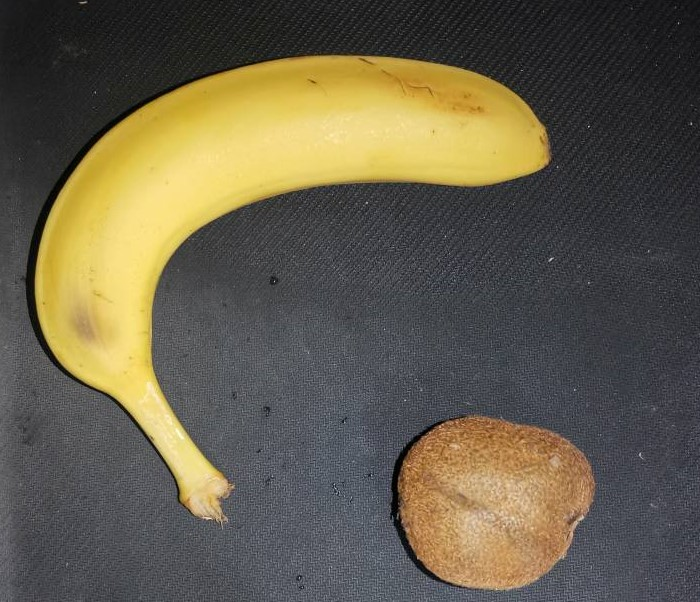
//> input picture pattern_recognition/llw.jpg, 700 x 602 px
$ ./test01   (built with g++ and OpenCV 4)
//> lines starting //> are read from the running program, lines starting //| are printed output that depends on the picture
#include<opencv2\opencv.hpp>
#include<iostream>
#include<string>
#include<vector>

using namespace cv;
using namespace std;

//Gray = 0.2989 * R + 0.5870 * G + 0.1140 * B
// [166 lines left out: functions grayImageShow, showHist, onMouse, calcGrayHist, threshTwoPeaks, not called in this run]

int main()
{
	//彩色转灰度
	Mat src, grey;
	//Mat dst;
	src=imread("llw.jpg");
//> src is the input picture: 602 rows x 700 cols, CV_8UC3; mean B, G, R 74.9, 93.9, 101
	if(src.empty())
	{
		printf("加载失败\n");
		return -1;
	}

	//获取样本值
	namedWindow("src", WINDOW_NORMAL);
	imshow("src", src);
	setMouseCallback("src", onMouse, reinterpret_cast<void*>(&src));

	cvtColor(src,grey,COLOR_BGR2GRAY);
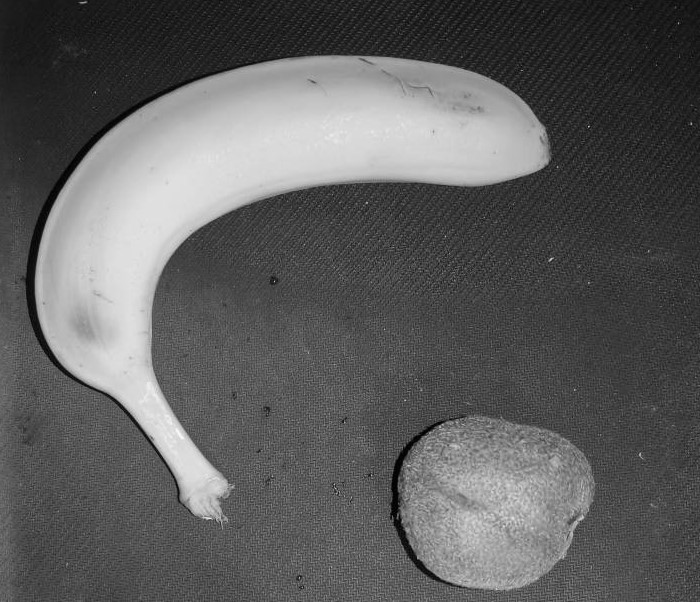
//> grey: 602 rows x 700 cols, CV_8UC1; min 0, max 249, mean 93.8
	//dst.create(grey.rows, grey.cols, CV_8UC1);
	//grayImageShow(src, dst);
	//namedWindow("src", WINDOW_NORMAL);
	//namedWindow("grey", WINDOW_NORMAL);
	//namedWindow("dst", WINDOW_NORMAL);
	//imshow("src", src);
	//imshow("grey",grey);
	//imshow("dst", dst);


	Mat channel[3];
	split(src, channel);
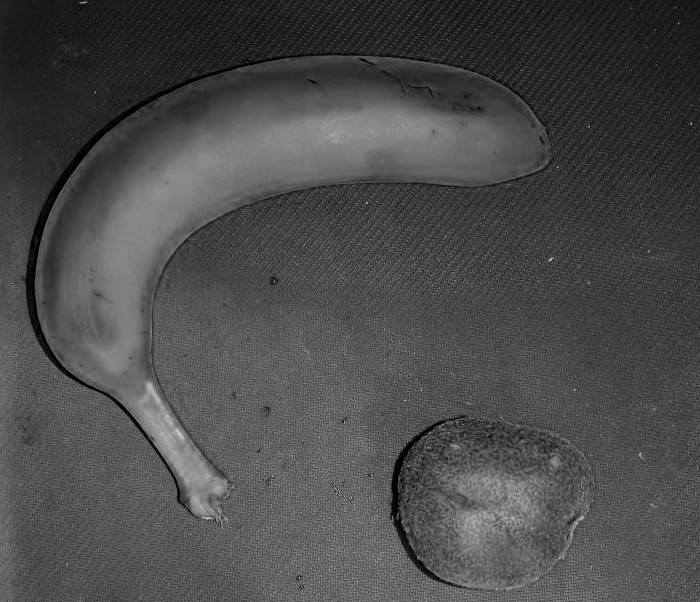
//> channel[0]: 602 rows x 700 cols, CV_8UC1; min 0, max 213, mean 74.9
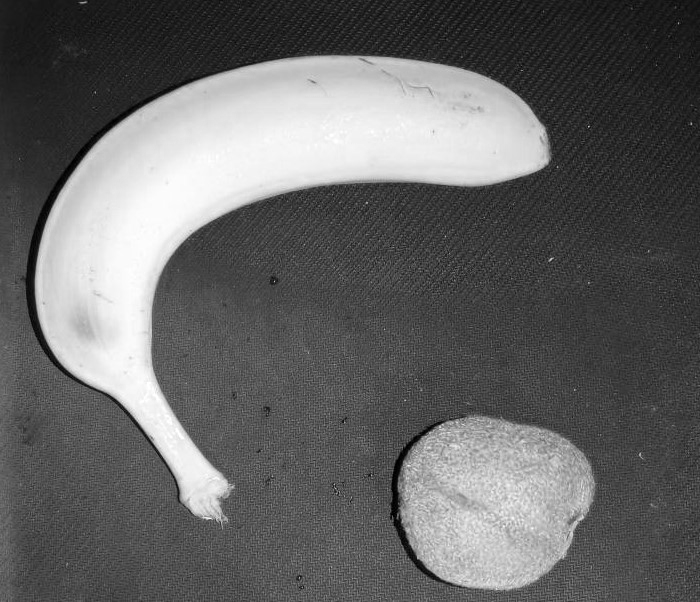
//> channel[2]: 602 rows x 700 cols, CV_8UC1; min 0, max 255, mean 101
	//namedWindow("B", WINDOW_NORMAL);
	//imshow("B", channel[0]);
	//namedWindow("G", WINDOW_NORMAL);
	//imshow("G", channel[1]);
	//namedWindow("R", WINDOW_NORMAL);
	//imshow("R", channel[2]);

	////grayImageShow(src, dst);
	//Mat histImage;
	//showHist(src, histImage,grey);
	//namedWindow("histImage", 0);
	//imshow("histImage", histImage);


	////波峰 波谷阈值法
	//Mat threshImage_grey, threshImage_R, threshImage_G, threshImage_B;
	//int thresh_grey = threshTwoPeaks(grey, threshImage_grey);
	//int thresh_R = threshTwoPeaks(channel[2], threshImage_R);
	//int thresh_G = threshTwoPeaks(channel[1], threshImage_G);
	//int thresh_B = threshTwoPeaks(channel[0], threshImage_B);
	//cout << "threshold value grey:" << thresh_grey << endl;
	//cout << "threshold value R:" << thresh_R << endl;
	//cout << "threshold value G:" << thresh_G << endl;
	//cout << "threshold value B:" << thresh_B << endl;
	////显示阈值后的二值图
	//namedWindow("threshold grey", WINDOW_NORMAL);
	//imshow("threshold grey", threshImage_grey);
	//namedWindow("threshold R", WINDOW_NORMAL);
	//imshow("threshold R", threshImage_R);
	//namedWindow("threshold G", WINDOW_NORMAL);
	//imshow("threshold G", threshImage_G);
	//namedWindow("threshold B", WINDOW_NORMAL);
	//imshow("threshold B", threshImage_B);


	////阈值提取
	//Mat thredG, thredB, thredR;
	////均值滤波
	//blur(grey, grey, Size(3, 3));
	//threshold(channel[0], thredG, 100, 255, THRESH_BINARY);//binary
	//threshold(channel[1], thredB, 120, 255, THRESH_BINARY);//binary
	//threshold(channel[2], thredR, 98, 255, THRESH_BINARY);//binary
	////threshold(grey, thred, 200, 255, THRESH_BINARY);//OTSU
	////adaptiveThreshold(grey, thredGray, 255, ADAPTIVE_THRESH_MEAN_C, THRESH_BINARY, 8, 3);//自适应阈值
	//namedWindow("thredG", WINDOW_NORMAL);
	//imshow("thredG", thredG);
	//namedWindow("THRESH", WINDOW_NORMAL);
	//imshow("thredB", thredB);
	//namedWindow("thredR", WINDOW_NORMAL);
	//imshow("thredR", thredR);


	waitKey(0);
	return 0;
}
